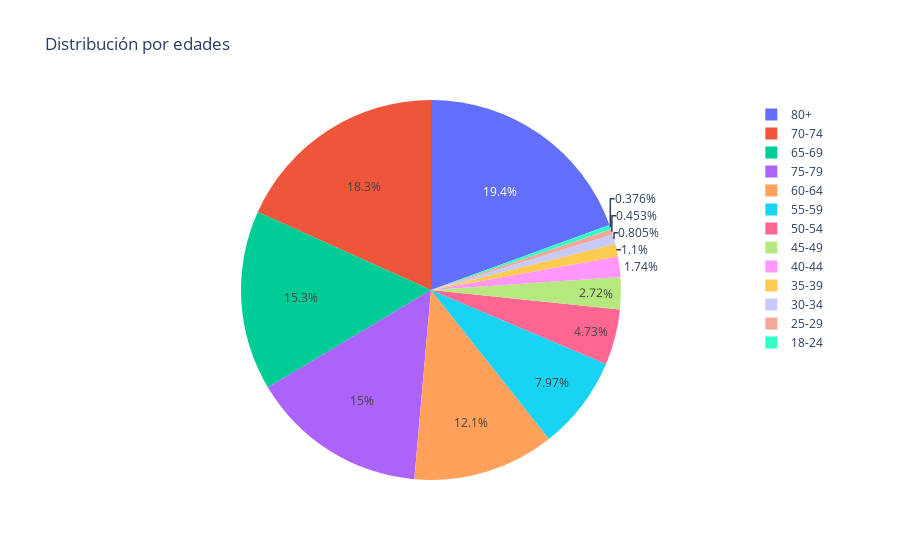

Notebook source saved alongside this figure:
### Code cell
import plotly.express as px

# Suponiendo que tienes un diccionario llamado `label_counts` con los recuentos
# y `labels` con las etiquetas correspondientes

# Crea un DataFrame a partir del diccionario
df_plot = pd.DataFrame({'labels': list(label_counts.keys()), 'counts': list(label_counts.values())})



# Crea el pie plot utilizando Plotly Express
fig = px.pie(df_plot, values='counts', names='labels', title='Distribución por edades')

# Muestra el gráfico
fig.show()

### Figure 1 — Plotly figure (JSON) as saved in the notebook; plotly's stock layout.template omitted (floating-point values rounded to 4 significant figures)
{"data": [{"domain": {"x": [0, 1], "y": [0, 1]}, "hovertemplate": "labels=%{label}<br>counts=%{value}<extra></extra>", "labels": ["18-24", "25-29", "30-34", "35-39", "40-44", "45-49", "50-54", "55-59", "60-64", "65-69", "70-74", "75-79", "80+"], "legendgroup": "", "name": "", "showlegend": true, "type": "pie", "values": [94, 113, 201, 274, 435, 678, 1181, 1991, 3012, 3823, 4561, 3752, 4856]}], "layout": {"legend": {"tracegroupgap": 0}, "title": {"text": "Distribución por edades"}}}
